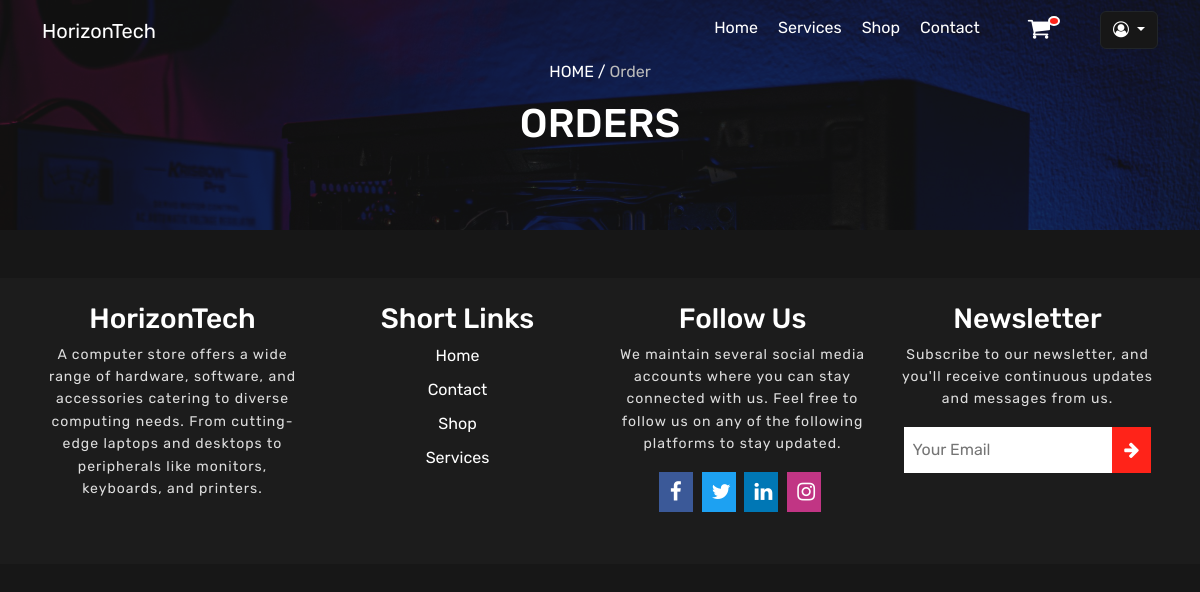
Page /orders.php (signed in) on the earlier database version.
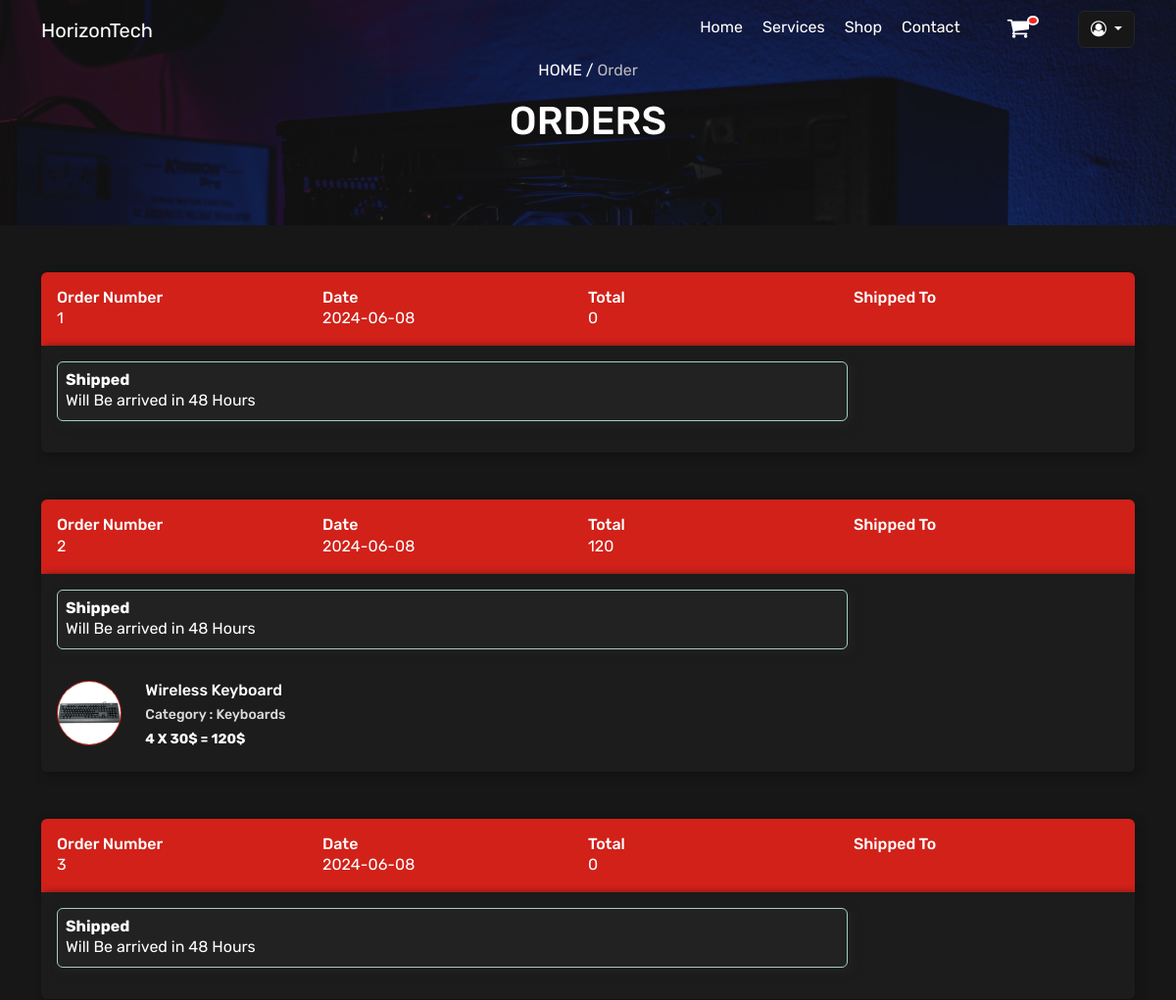
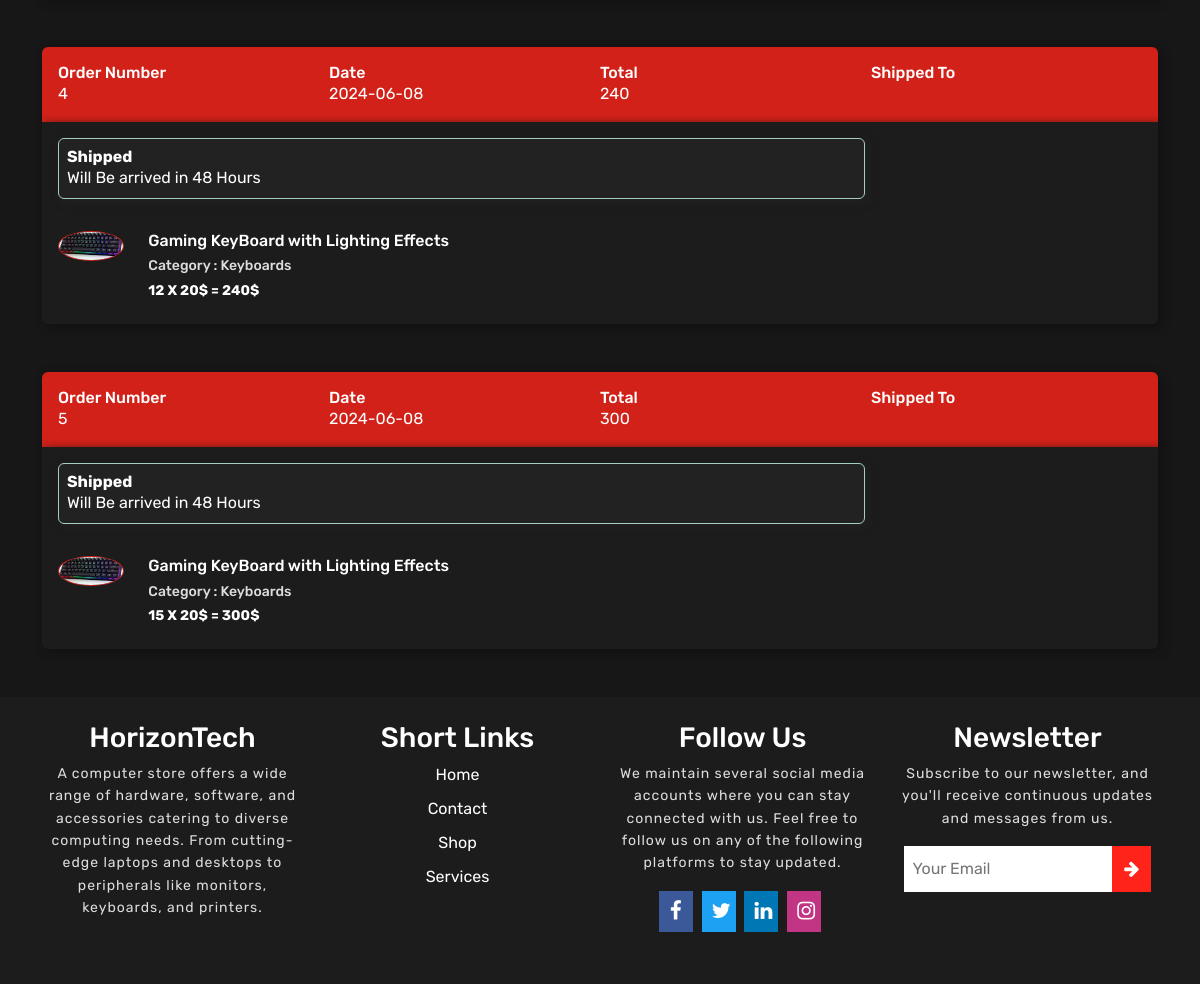
Same page on the later database version (2 pictures, top to bottom).
### tables this page shows
CREATE TABLE `orders` (
  `id` int(11) NOT NULL,
  `usr_id` int(11) NOT NULL,
  `is_complete` tinyint(1) NOT NULL DEFAULT 0,
  `date_order` date NOT NULL DEFAULT current_timestamp(),
  `address` varchar(255) NOT NULL
);

CREATE TABLE `order_product` (
  `id` int(11) NOT NULL,
  `order_id` int(11) NOT NULL,
  `product_id` int(11) NOT NULL,
  `quantity` int(11) NOT NULL,
  `user_id` int(11) NOT NULL
);

CREATE TABLE `product` (
  `id` int(11) NOT NULL,
  `name` varchar(255) NOT NULL,
  `price` double NOT NULL,
  `manufacturer` varchar(255) NOT NULL,
  `description` text NOT NULL,
  `cat_id` int(11) DEFAULT NULL,
  `date_added` date NOT NULL DEFAULT current_timestamp(),
  `tag` varchar(255) NOT NULL,
  `quantity` int(11) NOT NULL DEFAULT 0,
  `quantity_aval` int(11) NOT NULL DEFAULT 0
);

CREATE TABLE `category` (
  `id` int(11) NOT NULL,
  `name` varchar(255) DEFAULT NULL,
  `description` text NOT NULL
);

### php/functions/show_orders.php (called while the page is built, shortened)
<?php
function get_orders(){
    $usr_id = $_SESSION['user_id'];
    global $conn;
    $sql = "SELECT * FROM orders WHERE usr_id=$usr_id";
    $result = $conn->query($sql);
    return $result;
}
function get_price_product($id){
    global $conn;
    $sql = "SELECT * FROM product WHERE id=$id";
    $result = $conn->query($sql);
    $row = $result->fetch_assoc();
    return $row['price'];
}
function get_order_products($id){
    $sql = "SELECT * FROM order_product WHERE order_id=$id";
    global $conn;
    $result = $conn->query($sql);
    return $result;
}
function get_category_by_id($id){
    global $conn;
    $sql = "SELECT * FROM category WHERE id = $id";
    $result = $conn->query($sql);
    $row = $result->fetch_assoc();
    return $row['name'];
}
function get_product_info($id){
    global $conn;
    $sql = "SELECT * FROM product WHERE id=$id";
    $result = $conn->query($sql);
    $row = $result->fetch_assoc();
    return $row;
}

### php/functions/shop_show_products.php (called while the page is built, shortened)
<?php
    function get_images_product($id){
       $sql = "SELECT * FROM images_product WHERE product_id = $id";
       global $conn;
       $result = $conn->query($sql);
       $images = array();
       if ($result->num_rows > 0) {
            while ($row = $result->fetch_assoc()) {
                $images[] = $row['path'];
            }
        }
       return $images;
    }

### orders.php (the view, shortened to what the changed rows need)
<?php
include('php/header.php');
?>
<section class="branch-wlc">
    <div>
        <h1 class="w-100">ORDERS </h1>
    </div>
</section>
<div class="container orders mt-3 mt-md-5">
    <div class="row">
        <?php
        include('php/functions/show_orders.php');
        include('php/functions/shop_show_products.php');
        $result = get_orders();
        while ($row = $result->fetch_assoc()) {
            ?>
            <div class="col-12">
                <div class="list-group mb-5">
                    <div class="list-group-item p-3"
                         style="position: relative;background:var(--main-color-low-opacity);border:none;">
                        <div class="row w-100 no-gutters">
                            <div class="col-6 col-md">
                                <h6 class="text-charcoal mb-0 w-100">Order Number</h6>
                                <p href=""
                                   class="text-pebble mb-0 w-100 mb-2 mb-md-0"><?php echo $row['id']; ?></p>
                            </div>
                            <div class="col-6 col-md">
                                <h6 class="text-charcoal mb-0 w-100">Date</h6>
                                <p class="text-pebble mb-0 w-100 mb-2 mb-md-0"><?php echo $row['date_order']; ?></p>
                            </div>
                            <div class="col-6 col-md">
                                <h6 class="text-charcoal mb-0 w-100">Total</h6>
                                <p class="text-pebble mb-0 w-100 mb-2 mb-md-0">
                                    <?php
                                    $orderId = $row['id'];
                                    $result2 = get_order_products($orderId);
                                    $price = 0;
                                    while ($row_price = $result2->fetch_assoc()) {
                                        $price = $price + get_price_product($row_price['product_id']) * $row_price['quantity'];
                                    }
                                    echo $price;
                                    ?>
                                </p>
                            </div>
                            <div class="col-6 col-md">
                                <h6 class="text-charcoal mb-0 w-100">Shipped To</h6>
                            </div>
                        </div>
                    </div>
                    <div class="list-group-item p-3" style="">
                        <div class="row no-gutters">
                            <div class="col-12 col-md-9 pr-0 pr-md-3 mb-3">
                                <div class="alert p-2 alert-success w-100 mb-0"
                                     style="background:#222;box-shadow:3px 3px 10px #222;">
                                    <h6 class="text-green mb-0"><b>Shipped</b></h6>
                                    <p class="hidden-sm-down mb-0">Will Be arrived in 48 Hours</p>
                                </div>
                            </div>
                            <?php
                            $default_path_image = "images/keyboards/2.jpg";
                            $result3 = get_order_products($orderId);
                            while ($row2 = $result3->fetch_assoc()) {
                                $productId = $row2['product_id'];
                                $row_product = get_product_info($productId);
                                $images = get_images_product($row_product['id']);
                                $image_path = count($images) > 0 ? 'images/' . $images[0] : $default_path_image;
                                ?>
                                <div class="row no-gutters mt-3">
                                    <div class="col-3 col-md-1">
                                        <img class="img-fluid pr-3"
                                             style="border-radius:50%;border:1px solid var(--main-color-low-opacity);"
                                             src="<?php echo $image_path; ?>" alt="">
                                    </div>
                                    <div class="col-9 col-md-8 pr-0 pr-md-3">
                                        <h6 class="text-charcoal mb-2 ">
                                            <a href="" class="text-charcoal"><?php echo $row_product['name']; ?></a>
                                        </h6>
                                        <h6 style="font-size:14px;color:#ddd;">Category
                                            : <?php echo get_category_by_id($row_product['cat_id']) ?></h6>
                                        <h6 class="mb-0 mb-md-2" style="font-size:14px;color:#ddd;"><b>
                                                <?php
                                                $res_price = $row2['quantity'] * $row_product['price'];
                                                echo $row2['quantity'] . " X " . $row_product['price'] . '$' . " = " . $res_price . '$';
                                                ?>
                                            </b></h6>
                                    </div>
                                </div>
                                <?php
                            }
                            ?>
                        </div>
                    </div>
                </div>
            </div>
        <?php } ?>
    </div>
</div>

Differences in the rows shown:
added orders: id "1", date_order "2024-06-08", price "0"
added orders: id "2", date_order "2024-06-08", price "120"
added order_product: shows a picture, product.name "Wireless Keyboard", product.name "Keyboards", quantity "4", product.price "30", quantity.price "120", shown under "2"
added orders: id "3", date_order "2024-06-08", price "0"
added orders: id "4", date_order "2024-06-08", price "240"
added order_product: product.name "Gaming KeyBoard with Lighting Effects", product.name "Keyboards", quantity "12", product.price "20", quantity.price "240", shown under "4"
added orders: id "5", date_order "2024-06-08", price "300"
added order_product: product.name "Gaming KeyBoard with Lighting Effects", product.name "Keyboards", quantity "15", product.price "20", quantity.price "300", shown under "5"
